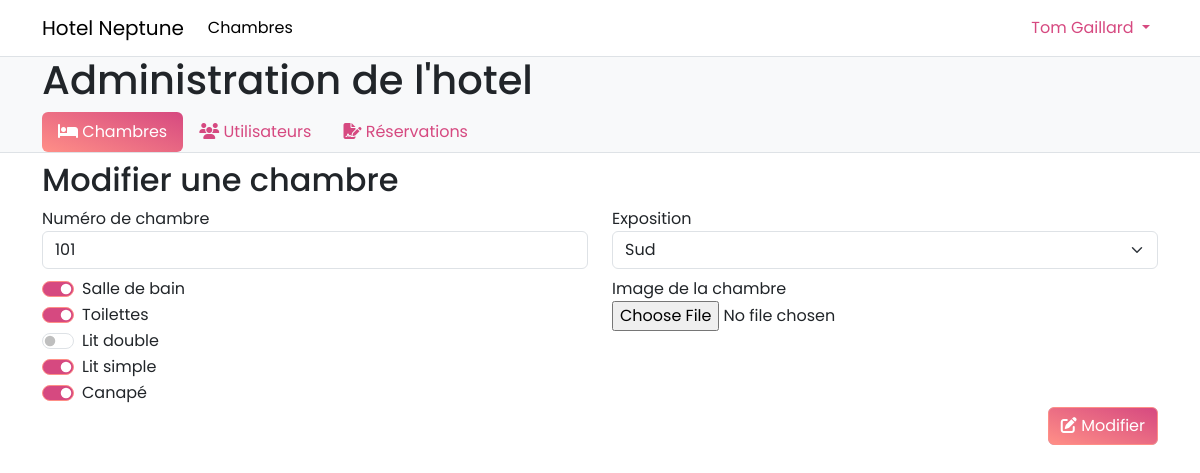
The page /admin/chambres/chambres_edit.php?id=13 (signed in) on the database its author committed.
### tables this page shows
CREATE TABLE bedroom (
        id INTEGER NOT NULL PRIMARY KEY AUTOINCREMENT,
        "number" INTEGER NOT NULL,
        bathroom INTEGER DEFAULT (0) NOT NULL,
        wc INTEGER DEFAULT (0) NOT NULL,
        expo INTEGER DEFAULT (0) NOT NULL,
        double_bed INTEGER DEFAULT (0) NOT NULL,
        single_bed INTEGER DEFAULT (0) NOT NULL,
        couch INTEGER DEFAULT (0) NOT NULL
    , image BLOB);

### public/admin/chambres/chambres_edit.php (the view, shortened to what this page needs)
<?php
require_once __DIR__ . '/../../../database.php';
require_once __DIR__ . '/../../../_includes/admin_navbar.php';
$request = $pdo->prepare('SELECT * FROM bedroom b WHERE b.id = :id');
$request->execute([
    'id' => $_GET['id'],
]);
if (!$chambre = $request->fetch()) {
    die("Il n'y a pas de chambre pour l'ID {$_GET['id']}.");
}
$navbar = new Navbar();
include __DIR__ . '/../../../_includes/document_start.php';
?>
<div class="bg-body-tertiary pt-5">
    <div class="container bg-body-tertiary">
        <h1 class="">Administration de l'hotel</h1>
    </div>
    <?php echo $navbar->render('chambres'); ?>
</div>
<div class="container my-2">
    <h2>Modifier une chambre</h2>
    <form action="" method="post" enctype="multipart/form-data">
        <div class="row">
            <div class="col-sm-6">
                <div class="mb-2">
                    <label for="number">Numéro de chambre</label>
                    <input
                        class="form-control"
                        type="number"
                        id="number"
                        name="number"
                        min="0"
                        value="<?php echo $chambre['number']; ?>"
                        required
                    >
                </div>
                <div class="form-check form-switch">
                    <input
                        type="checkbox"
                        name="bathroom"
                        id="bathroom"
                        class="form-check-input"
                        <?php echo $chambre['bathroom'] ? 'checked' : ''; ?>
                    >
                    <label for="bathroom" class="form-check-label">Salle de bain</label>
                </div>
                <div class="form-check form-switch">
                    <input
                        type="checkbox"
                        name="wc"
                        id="wc"
                        class="form-check-input"
                        <?php echo $chambre['wc'] ? 'checked' : ''; ?>
                    >
                    <label for="wc" class="form-check-label">Toilettes</label>
                </div>
                <div class="form-check form-switch">
                    <input
                        type="checkbox"
                        name="double_bed"
                        id="double-bed"
                        class="form-check-input"
                        <?php echo $chambre['double_bed'] ? 'checked' : ''; ?>
                    >
                    <label for="double-bed" class="form-check-label">Lit double</label>
                </div>
                <div class="form-check form-switch">
                    <input
                        type="checkbox"
                        name="single_bed"
                        id="single-bed"
                        class="form-check-input"
                        <?php echo $chambre['single_bed'] ? 'checked' : ''; ?>
                    >
                    <label for="single-bed" class="form-check-label">Lit simple</label>
                </div>
                <div class="form-check form-switch">
                    <input
                        type="checkbox"
                        name="couch"
                        id="couch"
                        class="form-check-input"
                        <?php echo $chambre['couch'] ? 'checked' : ''; ?>
                    >
                    <label for="couch" class="form-check-label">Canapé</label>
                </div>
            </div>
            <div class="col-sm-6">
                <div class="mb-2">
                    <label for="expo">Exposition</label>
                    <select class="form-select" name="expo" id="expo" required>
                        <option value="2" <?php echo $chambre['expo'] === 2 ? 'selected' : '' ?>>Sud</option>
                    </select>
                </div>
                <label for="image">Image de la chambre</label>
                <br>
                <input
                    type="file"
                    id="image"
                    name="image"
                    accept="image/*"
                    <?php echo $chambre['image'] ? 'checked' : ''; ?>
                >
            </div>
        </div>
        <div class="text-end">
            <button type="submit" class="btn btn-primary">
                <i class="fa-solid fa-edit"></i>
                Modifier
            </button>
        </div>
</div>
<?php include __DIR__ . '/../../../_includes/document_end.php'; ?>

### public/styles/main.css (style rules this page uses)
* { margin: 0; padding: 0; box-sizing: border-box; font-family: 'Poppins', sans-serif; }
.pt-5 { padding-top: 3.5rem!important; }
.btn-primary { color: #fff; background-image: linear-gradient(20deg, #FF8F87, #D64980); border-color: #FF8F87; --bs-btn-hover-color: #fff; --bs-btn-hover-bg: #FF8F87; --bs-btn-hover-border-color: #D64980; --bs-btn-focus-shadow-rgb: 49, 132, 253; --bs-btn-active-color: #fff; --bs-btn-active-bg: #0a58ca; --bs-btn-active-border-color: #0a53be; --bs-btn-active-shadow: inset 0 3px 5px rgba(0, 0, 0, 0.125); --bs-btn-disabled-color: #fff; --bs-btn-disabled-bg: #0d6efd; --bs-btn-disabled-border-color: #0d6efd; }
.form-check-input:checked { background-color: #D64980; border-color: #FF8F87; }

### rows shown on the page
bedroom: number "101", bathroom "☑", wc "☑", single_bed "☑", couch "☑", expo "Sud"

### other values the page prints
$_SESSION['user']['firstname'] "Tom"
$_SESSION['user']['name'] "Gaillard"
$label "Chambres Utilisateurs Réservations"
